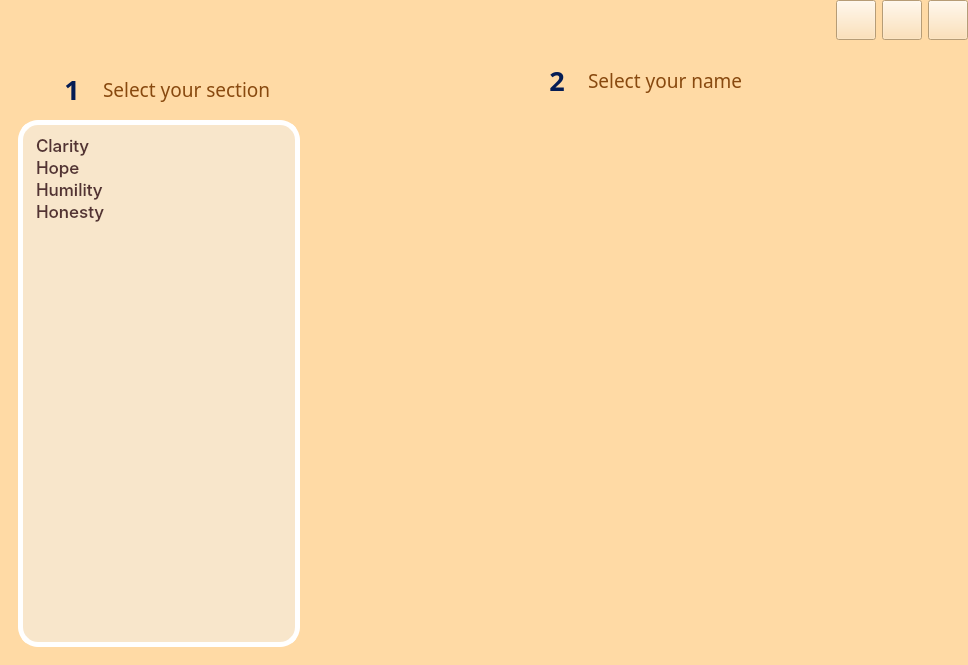
<?xml version="1.0" encoding="UTF-8"?>
<ui version="4.0">
 <class>FormLogin</class>
 <widget class="QWidget" name="FormLogin">
  <property name="geometry">
   <rect>
    <x>0</x>
    <y>0</y>
    <width>968</width>
    <height>665</height>
   </rect>
  </property>
  <property name="minimumSize">
   <size>
    <width>0</width>
    <height>0</height>
   </size>
  </property>
  <property name="windowTitle">
   <string>Login</string>
  </property>
  <property name="styleSheet">
   <string notr="true">QWidget { background-color: #ffdaa5; }</string>
  </property>
  <layout class="QVBoxLayout" name="verticalLayout_3">
   <property name="leftMargin">
    <number>0</number>
   </property>
   <property name="topMargin">
    <number>0</number>
   </property>
   <property name="rightMargin">
    <number>0</number>
   </property>
   <property name="bottomMargin">
    <number>0</number>
   </property>
   <item>
    <widget class="QWidget" name="widget_8" native="true">
     <layout class="QHBoxLayout" name="horizontalLayout_2">
      <property name="leftMargin">
       <number>0</number>
      </property>
      <property name="topMargin">
       <number>0</number>
      </property>
      <property name="rightMargin">
       <number>0</number>
      </property>
      <property name="bottomMargin">
       <number>0</number>
      </property>
      <item>
       <spacer name="horizontalSpacer_13">
        <property name="orientation">
         <enum>Qt::Horizontal</enum>
        </property>
        <property name="sizeHint" stdset="0">
         <size>
          <width>40</width>
          <height>20</height>
         </size>
        </property>
       </spacer>
      </item>
      <item>
       <widget class="QPushButton" name="btnMinimize">
        <property name="minimumSize">
         <size>
          <width>40</width>
          <height>40</height>
         </size>
        </property>
        <property name="maximumSize">
         <size>
          <width>40</width>
          <height>40</height>
         </size>
        </property>
        <property name="cursor">
         <cursorShape>PointingHandCursor</cursorShape>
        </property>
        <property name="styleSheet">
         <string notr="true">#btnMinimize { border-image: url(:/Images/Images/wood_round_min.png); }
#btnMinimize:hover { border-image: url(:/Images/Images/wood_round_min2.png); }</string>
        </property>
        <property name="text">
         <string/>
        </property>
       </widget>
      </item>
      <item>
       <widget class="QPushButton" name="btnMaximize">
        <property name="minimumSize">
         <size>
          <width>40</width>
          <height>40</height>
         </size>
        </property>
        <property name="maximumSize">
         <size>
          <width>40</width>
          <height>40</height>
         </size>
        </property>
        <property name="cursor">
         <cursorShape>PointingHandCursor</cursorShape>
        </property>
        <property name="styleSheet">
         <string notr="true">#btnMaximize { border-image: url(:/Images/Images/wood_round_max.png); }
#btnMaximize:hover { border-image: url(:/Images/Images/wood_round_max2.png); }</string>
        </property>
        <property name="text">
         <string/>
        </property>
       </widget>
      </item>
      <item>
       <widget class="QPushButton" name="btnClose">
        <property name="minimumSize">
         <size>
          <width>40</width>
          <height>40</height>
         </size>
        </property>
        <property name="maximumSize">
         <size>
          <width>40</width>
          <height>40</height>
         </size>
        </property>
        <property name="cursor">
         <cursorShape>PointingHandCursor</cursorShape>
        </property>
        <property name="styleSheet">
         <string notr="true">#btnClose { border-image: url(:/Images/Images/wood_round_ex.png); }
#btnClose:hover { border-image: url(:/Images/Images/wood_round_ex2.png); }</string>
        </property>
        <property name="text">
         <string/>
        </property>
       </widget>
      </item>
     </layout>
    </widget>
   </item>
   <item>
    <widget class="QStackedWidget" name="stackedWidget">
     <property name="styleSheet">
      <string notr="true"/>
     </property>
     <property name="currentIndex">
      <number>0</number>
     </property>
     <widget class="QWidget" name="page1">
      <layout class="QHBoxLayout" name="horizontalLayout">
       <item>
        <widget class="QWidget" name="widget" native="true">
         <property name="minimumSize">
          <size>
           <width>300</width>
           <height>0</height>
          </size>
         </property>
         <property name="maximumSize">
          <size>
           <width>300</width>
           <height>16777215</height>
          </size>
         </property>
         <layout class="QVBoxLayout" name="verticalLayout">
          <item>
           <widget class="QWidget" name="widget_20" native="true">
            <layout class="QHBoxLayout" name="horizontalLayout_10">
             <property name="leftMargin">
              <number>0</number>
             </property>
             <property name="topMargin">
              <number>0</number>
             </property>
             <property name="rightMargin">
              <number>0</number>
             </property>
             <property name="bottomMargin">
              <number>0</number>
             </property>
             <item>
              <spacer name="horizontalSpacer_3">
               <property name="orientation">
                <enum>Qt::Horizontal</enum>
               </property>
               <property name="sizeHint" stdset="0">
                <size>
                 <width>6</width>
                 <height>20</height>
                </size>
               </property>
              </spacer>
             </item>
             <item>
              <widget class="QLabel" name="label_2">
               <property name="minimumSize">
                <size>
                 <width>50</width>
                 <height>50</height>
                </size>
               </property>
               <property name="maximumSize">
                <size>
                 <width>50</width>
                 <height>50</height>
                </size>
               </property>
               <property name="font">
                <font>
                 <family>Kissy Hugs</family>
                 <pointsize>20</pointsize>
                 <weight>75</weight>
                 <bold>true</bold>
                </font>
               </property>
               <property name="styleSheet">
                <string notr="true">color: rgb(5, 28, 84); border-image: url(:/Images/Images/blue-button.png);</string>
               </property>
               <property name="text">
                <string>1</string>
               </property>
               <property name="textFormat">
                <enum>Qt::PlainText</enum>
               </property>
               <property name="scaledContents">
                <bool>true</bool>
               </property>
               <property name="alignment">
                <set>Qt::AlignCenter</set>
               </property>
              </widget>
             </item>
             <item>
              <widget class="QLabel" name="label">
               <property name="maximumSize">
                <size>
                 <width>300</width>
                 <height>16777215</height>
                </size>
               </property>
               <property name="font">
                <font>
                 <family>Kissy Hugs</family>
                 <pointsize>14</pointsize>
                </font>
               </property>
               <property name="styleSheet">
                <string notr="true">color: #88490f;</string>
               </property>
               <property name="text">
                <string>Select your section</string>
               </property>
              </widget>
             </item>
             <item>
              <spacer name="horizontalSpacer_4">
               <property name="orientation">
                <enum>Qt::Horizontal</enum>
               </property>
               <property name="sizeHint" stdset="0">
                <size>
                 <width>6</width>
                 <height>20</height>
                </size>
               </property>
              </spacer>
             </item>
            </layout>
           </widget>
          </item>
          <item>
           <widget class="QListWidget" name="list_sections">
            <property name="maximumSize">
             <size>
              <width>300</width>
              <height>16777215</height>
             </size>
            </property>
            <property name="font">
             <font>
              <family>Inter Medium</family>
              <pointsize>13</pointsize>
             </font>
            </property>
            <property name="styleSheet">
             <string notr="true">border-radius: 20px; background-color: rgb(248, 230, 203); padding: 10px; color: rgb(84, 51, 51); border: 5px solid #fff;</string>
            </property>
            <property name="flow">
             <enum>QListView::TopToBottom</enum>
            </property>
            <property name="spacing">
             <number>5</number>
            </property>
            <item>
             <property name="text">
              <string>Clarity</string>
             </property>
            </item>
            <item>
             <property name="text">
              <string>Hope</string>
             </property>
            </item>
            <item>
             <property name="text">
              <string>Humility</string>
             </property>
            </item>
            <item>
             <property name="text">
              <string>Honesty</string>
             </property>
            </item>
           </widget>
          </item>
         </layout>
        </widget>
       </item>
       <item>
        <widget class="QWidget" name="widget_18" native="true">
         <layout class="QVBoxLayout" name="verticalLayout_10">
          <property name="leftMargin">
           <number>0</number>
          </property>
          <property name="topMargin">
           <number>0</number>
          </property>
          <property name="rightMargin">
           <number>0</number>
          </property>
          <property name="bottomMargin">
           <number>0</number>
          </property>
          <item>
           <widget class="QWidget" name="widget_19" native="true">
            <layout class="QHBoxLayout" name="horizontalLayout_7">
             <property name="leftMargin">
              <number>0</number>
             </property>
             <property name="topMargin">
              <number>0</number>
             </property>
             <property name="rightMargin">
              <number>0</number>
             </property>
             <property name="bottomMargin">
              <number>0</number>
             </property>
             <item>
              <spacer name="horizontalSpacer">
               <property name="orientation">
                <enum>Qt::Horizontal</enum>
               </property>
               <property name="sizeHint" stdset="0">
                <size>
                 <width>40</width>
                 <height>20</height>
                </size>
               </property>
              </spacer>
             </item>
             <item>
              <widget class="QLabel" name="label_3">
               <property name="minimumSize">
                <size>
                 <width>50</width>
                 <height>50</height>
                </size>
               </property>
               <property name="maximumSize">
                <size>
                 <width>50</width>
                 <height>50</height>
                </size>
               </property>
               <property name="font">
                <font>
                 <family>Kissy Hugs</family>
                 <pointsize>20</pointsize>
                 <weight>75</weight>
                 <bold>true</bold>
                </font>
               </property>
               <property name="styleSheet">
                <string notr="true">color: rgb(5, 28, 84); border-image: url(:/Images/Images/blue-button.png);</string>
               </property>
               <property name="text">
                <string>2</string>
               </property>
               <property name="textFormat">
                <enum>Qt::PlainText</enum>
               </property>
               <property name="scaledContents">
                <bool>true</bool>
               </property>
               <property name="alignment">
                <set>Qt::AlignCenter</set>
               </property>
              </widget>
             </item>
             <item>
              <widget class="QLabel" name="label_26">
               <property name="maximumSize">
                <size>
                 <width>300</width>
                 <height>16777215</height>
                </size>
               </property>
               <property name="font">
                <font>
                 <family>Kissy Hugs</family>
                 <pointsize>14</pointsize>
                </font>
               </property>
               <property name="styleSheet">
                <string notr="true">color: #88490f;</string>
               </property>
               <property name="text">
                <string>Select your name</string>
               </property>
               <property name="margin">
                <number>4</number>
               </property>
              </widget>
             </item>
             <item>
              <spacer name="horizontalSpacer_2">
               <property name="orientation">
                <enum>Qt::Horizontal</enum>
               </property>
               <property name="sizeHint" stdset="0">
                <size>
                 <width>40</width>
                 <height>20</height>
                </size>
               </property>
              </spacer>
             </item>
            </layout>
           </widget>
          </item>
          <item>
           <widget class="QScrollArea" name="scrollArea">
            <property name="styleSheet">
             <string notr="true">/* 1. THE MAIN CONTAINER */
#scrollArea { 
    border: none;
    border-radius: 20px; 
    background-color: rgb(255, 255, 255);
}

/* 2. THE VIEWPORT (Crucial for transparency/backgrounds) */
#scrollArea QWidget #qt_scrollarea_viewport {
    background: transparent;
    border-radius: 20px;
}

/* 3. VERTICAL SCROLLBAR */
QScrollBar:vertical {
    border: none;
    background: #ffffff;
    width: 10px;
    margin: 0px;
    border-radius: 5px;
}

QScrollBar::handle:vertical {
    background: #7a7a7a;
    min-height: 20px;
    border-radius: 5px;
}

QScrollBar::handle:vertical:hover {
    background: #574939;
}

/* 4. HORIZONTAL SCROLLBAR */
QScrollBar:horizontal {
    border: none;
    background: #ffffff;
    height: 10px; /* Note: height, not width */
    margin: 0px;
    border-radius: 5px;
}

QScrollBar::handle:horizontal {
    background: #7a7a7a;
    min-width: 20px;
    border-radius: 5px;
}

QScrollBar::handle:horizontal:hover {
    background: #574939;
}

/* 5. REMOVE BUTTONS &amp; TRACK BACKGROUNDS */
/* This handles both horizontal and vertical arrows/tracks */
QScrollBar::add-line:vertical, QScrollBar::sub-line:vertical,
QScrollBar::add-line:horizontal, QScrollBar::sub-line:horizontal {
    border: none;
    background: none;
    width: 0px;
    height: 0px;
}

QScrollBar::add-page:vertical, QScrollBar::sub-page:vertical,
QScrollBar::add-page:horizontal, QScrollBar::sub-page:horizontal {
    background: none;
}

/* 6. THE CORNER WIDGET 
   (The small square where both bars meet) */
#scrollArea QWidget #qt_scrollarea_corner {
    background: transparent;
    border: none;
}</string>
            </property>
            <property name="frameShape">
             <enum>QFrame::NoFrame</enum>
            </property>
            <property name="frameShadow">
             <enum>QFrame::Plain</enum>
            </property>
            <property name="widgetResizable">
             <bool>true</bool>
            </property>
            <widget class="QWidget" name="scrollAreaWidgetContents">
             <property name="geometry">
              <rect>
               <x>0</x>
               <y>0</y>
               <width>644</width>
               <height>545</height>
              </rect>
             </property>
             <property name="styleSheet">
              <string notr="true"/>
             </property>
             <layout class="QGridLayout" name="gridLayout"/>
            </widget>
           </widget>
          </item>
         </layout>
        </widget>
       </item>
      </layout>
     </widget>
     <widget class="QWidget" name="page2">
      <layout class="QHBoxLayout" name="horizontalLayout_5">
       <item>
        <spacer name="horizontalSpacer_7">
         <property name="orientation">
          <enum>Qt::Horizontal</enum>
         </property>
         <property name="sizeHint" stdset="0">
          <size>
           <width>195</width>
           <height>20</height>
          </size>
         </property>
        </spacer>
       </item>
       <item>
        <widget class="QWidget" name="widget_3" native="true">
         <property name="layoutDirection">
          <enum>Qt::LeftToRight</enum>
         </property>
         <property name="styleSheet">
          <string notr="true"/>
         </property>
         <layout class="QVBoxLayout" name="verticalLayout_2">
          <item>
           <widget class="QPushButton" name="btnBack">
            <property name="minimumSize">
             <size>
              <width>100</width>
              <height>50</height>
             </size>
            </property>
            <property name="maximumSize">
             <size>
              <width>100</width>
              <height>50</height>
             </size>
            </property>
            <property name="font">
             <font>
              <family>Kissy Hugs</family>
              <pointsize>16</pointsize>
              <weight>50</weight>
              <bold>false</bold>
             </font>
            </property>
            <property name="cursor">
             <cursorShape>PointingHandCursor</cursorShape>
            </property>
            <property name="styleSheet">
             <string notr="true">QPushButton {
	border-image: url(:/Images/Images/leftArrowWood.png);
	border-radius: 10px;
	color: white;
	font-family: 'Kissy Hugs';
	font-size: 16pt;
}

QPushButton:hover {
 	border-image: url(:/Images/Images/leftArrowWoodGlow.png);
}</string>
            </property>
            <property name="text">
             <string>Back</string>
            </property>
           </widget>
          </item>
          <item>
           <spacer name="verticalSpacer">
            <property name="orientation">
             <enum>Qt::Vertical</enum>
            </property>
            <property name="sizeHint" stdset="0">
             <size>
              <width>20</width>
              <height>40</height>
             </size>
            </property>
           </spacer>
          </item>
          <item>
           <widget class="QWidget" name="widget_6" native="true">
            <property name="minimumSize">
             <size>
              <width>0</width>
              <height>0</height>
             </size>
            </property>
            <layout class="QHBoxLayout" name="horizontalLayout_8">
             <property name="leftMargin">
              <number>0</number>
             </property>
             <property name="topMargin">
              <number>0</number>
             </property>
             <property name="rightMargin">
              <number>0</number>
             </property>
             <property name="bottomMargin">
              <number>0</number>
             </property>
             <item>
              <spacer name="horizontalSpacer_9">
               <property name="orientation">
                <enum>Qt::Horizontal</enum>
               </property>
               <property name="sizeHint" stdset="0">
                <size>
                 <width>40</width>
                 <height>20</height>
                </size>
               </property>
              </spacer>
             </item>
             <item>
              <widget class="QWidget" name="widget_7" native="true">
               <layout class="QHBoxLayout" name="horizontalLayout_9">
                <item>
                 <widget class="QLabel" name="label_profile_pic">
                  <property name="minimumSize">
                   <size>
                    <width>150</width>
                    <height>150</height>
                   </size>
                  </property>
                  <property name="maximumSize">
                   <size>
                    <width>150</width>
                    <height>150</height>
                   </size>
                  </property>
                  <property name="font">
                   <font>
                    <family>Kissy Hugs</family>
                    <pointsize>20</pointsize>
                    <weight>75</weight>
                    <bold>true</bold>
                   </font>
                  </property>
                  <property name="styleSheet">
                   <string notr="true">color: rgb(5, 28, 84); border-image: url(:/Images/Images/profile_gray.png);</string>
                  </property>
                  <property name="text">
                   <string/>
                  </property>
                  <property name="textFormat">
                   <enum>Qt::PlainText</enum>
                  </property>
                  <property name="scaledContents">
                   <bool>true</bool>
                  </property>
                  <property name="alignment">
                   <set>Qt::AlignCenter</set>
                  </property>
                 </widget>
                </item>
               </layout>
              </widget>
             </item>
             <item>
              <spacer name="horizontalSpacer_10">
               <property name="orientation">
                <enum>Qt::Horizontal</enum>
               </property>
               <property name="sizeHint" stdset="0">
                <size>
                 <width>40</width>
                 <height>20</height>
                </size>
               </property>
              </spacer>
             </item>
            </layout>
           </widget>
          </item>
          <item>
           <widget class="QLabel" name="labelFullName">
            <property name="maximumSize">
             <size>
              <width>500</width>
              <height>16777215</height>
             </size>
            </property>
            <property name="font">
             <font>
              <family>Kissy Hugs</family>
              <pointsize>20</pointsize>
              <weight>8</weight>
              <italic>false</italic>
              <bold>false</bold>
             </font>
            </property>
            <property name="styleSheet">
             <string notr="true">font: 63 20pt &quot;Kissy Hugs&quot;; color: rgb(165, 29, 45);</string>
            </property>
            <property name="text">
             <string>Juan De La Cruz</string>
            </property>
            <property name="alignment">
             <set>Qt::AlignCenter</set>
            </property>
            <property name="margin">
             <number>4</number>
            </property>
           </widget>
          </item>
          <item>
           <widget class="QWidget" name="widget_2" native="true">
            <layout class="QHBoxLayout" name="horizontalLayout_3">
             <item>
              <spacer name="horizontalSpacer_5">
               <property name="orientation">
                <enum>Qt::Horizontal</enum>
               </property>
               <property name="sizeHint" stdset="0">
                <size>
                 <width>40</width>
                 <height>20</height>
                </size>
               </property>
              </spacer>
             </item>
             <item>
              <widget class="QLabel" name="label_4">
               <property name="minimumSize">
                <size>
                 <width>50</width>
                 <height>50</height>
                </size>
               </property>
               <property name="maximumSize">
                <size>
                 <width>50</width>
                 <height>50</height>
                </size>
               </property>
               <property name="font">
                <font>
                 <family>Kissy Hugs</family>
                 <pointsize>20</pointsize>
                 <weight>75</weight>
                 <bold>true</bold>
                </font>
               </property>
               <property name="styleSheet">
                <string notr="true">color: rgb(5, 28, 84); border-image: url(:/Images/Images/blue-button.png);</string>
               </property>
               <property name="text">
                <string>3</string>
               </property>
               <property name="textFormat">
                <enum>Qt::PlainText</enum>
               </property>
               <property name="scaledContents">
                <bool>true</bool>
               </property>
               <property name="alignment">
                <set>Qt::AlignCenter</set>
               </property>
              </widget>
             </item>
             <item>
              <widget class="QLabel" name="label_27">
               <property name="maximumSize">
                <size>
                 <width>300</width>
                 <height>16777215</height>
                </size>
               </property>
               <property name="font">
                <font>
                 <family>Kissy Hugs</family>
                 <pointsize>14</pointsize>
                </font>
               </property>
               <property name="styleSheet">
                <string notr="true">color: #88490f;</string>
               </property>
               <property name="text">
                <string>What's your password?</string>
               </property>
               <property name="margin">
                <number>4</number>
               </property>
              </widget>
             </item>
             <item>
              <spacer name="horizontalSpacer_6">
               <property name="orientation">
                <enum>Qt::Horizontal</enum>
               </property>
               <property name="sizeHint" stdset="0">
                <size>
                 <width>40</width>
                 <height>20</height>
                </size>
               </property>
              </spacer>
             </item>
            </layout>
           </widget>
          </item>
          <item>
           <widget class="QWidget" name="widget_4" native="true">
            <property name="minimumSize">
             <size>
              <width>0</width>
              <height>60</height>
             </size>
            </property>
            <property name="maximumSize">
             <size>
              <width>16777215</width>
              <height>60</height>
             </size>
            </property>
            <property name="styleSheet">
             <string notr="true">#widget_4 { background-color: rgb(246, 245, 244); border-radius: 20px; padding: 20px; border: 5px solid rgb(206, 152, 115); color: rgb(54, 37, 26); }</string>
            </property>
            <layout class="QHBoxLayout" name="horizontalLayout_4">
             <property name="leftMargin">
              <number>0</number>
             </property>
             <property name="topMargin">
              <number>0</number>
             </property>
             <property name="rightMargin">
              <number>0</number>
             </property>
             <property name="bottomMargin">
              <number>0</number>
             </property>
             <item>
              <spacer name="horizontalSpacer_11">
               <property name="orientation">
                <enum>Qt::Horizontal</enum>
               </property>
               <property name="sizeType">
                <enum>QSizePolicy::Fixed</enum>
               </property>
               <property name="sizeHint" stdset="0">
                <size>
                 <width>20</width>
                 <height>20</height>
                </size>
               </property>
              </spacer>
             </item>
             <item>
              <widget class="QLineEdit" name="txtPassword">
               <property name="minimumSize">
                <size>
                 <width>350</width>
                 <height>40</height>
                </size>
               </property>
               <property name="maximumSize">
                <size>
                 <width>1000</width>
                 <height>40</height>
                </size>
               </property>
               <property name="font">
                <font>
                 <family>Inter SemiBold</family>
                 <pointsize>20</pointsize>
                 <weight>8</weight>
                 <italic>false</italic>
                 <bold>false</bold>
                </font>
               </property>
               <property name="styleSheet">
                <string notr="true">#txtPassword {
	border: none;
	background: transparent;
	outline: none; /* Removes the focus rectangle on some systems */
	font: 63 20pt &quot;Inter SemiBold&quot;;
	color: rgb(99, 69, 44);
}
#txtPassword:focus {
	border: none;
	background: transparent;
	outline: none;
}</string>
               </property>
               <property name="echoMode">
                <enum>QLineEdit::Password</enum>
               </property>
              </widget>
             </item>
             <item>
              <widget class="QPushButton" name="btnShowPassword">
               <property name="minimumSize">
                <size>
                 <width>50</width>
                 <height>50</height>
                </size>
               </property>
               <property name="maximumSize">
                <size>
                 <width>50</width>
                 <height>50</height>
                </size>
               </property>
               <property name="font">
                <font>
                 <family>Kissy Hugs</family>
                 <pointsize>20</pointsize>
                 <weight>50</weight>
                 <bold>false</bold>
                </font>
               </property>
               <property name="cursor">
                <cursorShape>PointingHandCursor</cursorShape>
               </property>
               <property name="styleSheet">
                <string notr="true">#btnShowPassword {
	border-image: url(:/Images/Images/closed_eye.png);
	border-radius: 10px;
	color: white;
	font-family: 'Kissy Hugs';
	font-size: 20pt;
	background-color: transparent;
}</string>
               </property>
               <property name="text">
                <string/>
               </property>
              </widget>
             </item>
             <item>
              <spacer name="horizontalSpacer_12">
               <property name="orientation">
                <enum>Qt::Horizontal</enum>
               </property>
               <property name="sizeType">
                <enum>QSizePolicy::Fixed</enum>
               </property>
               <property name="sizeHint" stdset="0">
                <size>
                 <width>20</width>
                 <height>20</height>
                </size>
               </property>
              </spacer>
             </item>
            </layout>
           </widget>
          </item>
          <item>
           <widget class="QWidget" name="widget_5" native="true">
            <property name="minimumSize">
             <size>
              <width>0</width>
              <height>70</height>
             </size>
            </property>
            <layout class="QHBoxLayout" name="horizontalLayout_6">
             <item>
              <widget class="QPushButton" name="btnLogin">
               <property name="minimumSize">
                <size>
                 <width>200</width>
                 <height>60</height>
                </size>
               </property>
               <property name="maximumSize">
                <size>
                 <width>200</width>
                 <height>16777215</height>
                </size>
               </property>
               <property name="font">
                <font>
                 <family>Kissy Hugs</family>
                 <pointsize>20</pointsize>
                 <weight>50</weight>
                 <bold>false</bold>
                </font>
               </property>
               <property name="cursor">
                <cursorShape>PointingHandCursor</cursorShape>
               </property>
               <property name="styleSheet">
                <string notr="true">QPushButton {
	border-image: url(:/Images/Images/btnWood.png);
	border-radius: 10px;
	color: white;
	font-family: 'Kissy Hugs';
	font-size: 20pt;
}

QPushButton:hover {
 	border-image: url(:/Images/Images/btnWoodGlow.png);
}

QPushButton:pressed {
 	border-image: url(:/Images/Images/btnWood.png);
}</string>
               </property>
               <property name="text">
                <string>Enter</string>
               </property>
              </widget>
             </item>
            </layout>
           </widget>
          </item>
          <item>
           <spacer name="verticalSpacer_2">
            <property name="orientation">
             <enum>Qt::Vertical</enum>
            </property>
            <property name="sizeHint" stdset="0">
             <size>
              <width>20</width>
              <height>40</height>
             </size>
            </property>
           </spacer>
          </item>
         </layout>
        </widget>
       </item>
       <item>
        <spacer name="horizontalSpacer_8">
         <property name="orientation">
          <enum>Qt::Horizontal</enum>
         </property>
         <property name="sizeHint" stdset="0">
          <size>
           <width>195</width>
           <height>20</height>
          </size>
         </property>
        </spacer>
       </item>
      </layout>
     </widget>
    </widget>
   </item>
  </layout>
 </widget>
 <resources>
  <include location="../resources.qrc"/>
 </resources>
 <connections/>
</ui>
